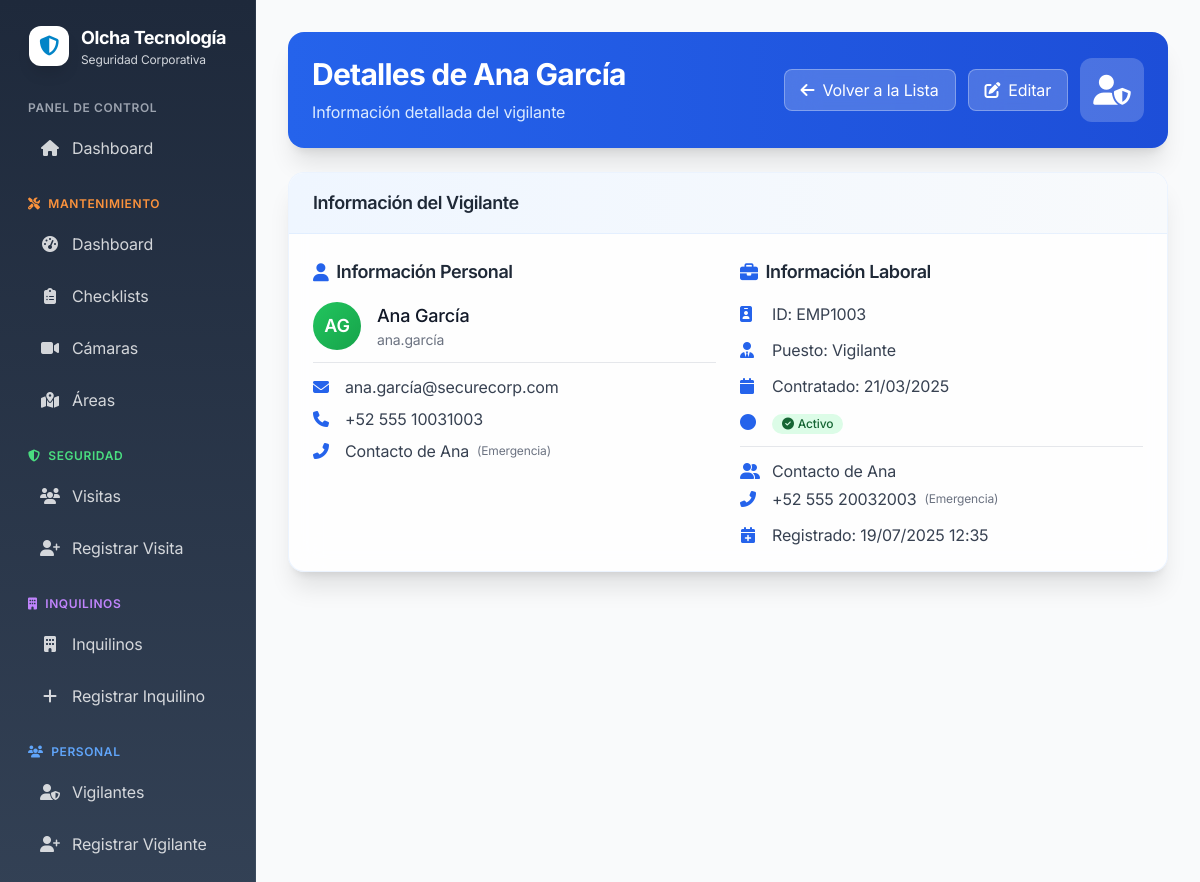
/guards/4/ (signed in), run on the app's committed database.
### guards/models.py (models this page shows, shortened)
class Guard(models.Model):
    GUARD_STATUS_CHOICES = [
        ('activo', 'Activo'),
        ('inactivo', 'Inactivo'),
        ('suspendido', 'Suspendido'),
        ('vacaciones', 'Vacaciones'),
    ]
    POSITION_CHOICES = [
        ('vigilante', 'Vigilante'),
        ('supervisor', 'Supervisor'),
        ('jefe_seguridad', 'Jefe de Seguridad'),
    ]
    user = models.OneToOneField(User, on_delete=models.CASCADE, verbose_name="Usuario")
    employee_id = models.CharField(max_length=20, unique=True, verbose_name="ID de Empleado")
    position = models.CharField(
        max_length=20,
        choices=POSITION_CHOICES,
        default='vigilante',
        verbose_name="Puesto"
    )
    status = models.CharField(
        max_length=15,
        choices=GUARD_STATUS_CHOICES,
        default='activo',
        verbose_name="Estado"
    )
    phone = models.CharField(max_length=20, verbose_name="Teléfono")
    emergency_contact = models.CharField(max_length=150, verbose_name="Contacto de Emergencia")
    emergency_phone = models.CharField(max_length=20, verbose_name="Teléfono de Emergencia")
    hire_date = models.DateField(verbose_name="Fecha de Contratación")
    photo = models.ImageField(upload_to='guards/', blank=True, null=True, verbose_name="Foto")
    assigned_routes = models.ManyToManyField(
        SecurityRoute,
        blank=True,
        verbose_name="Rutas Asignadas",
        help_text="Rutas de rondín asignadas a este vigilante"
    )
    assigned_points = models.ManyToManyField(
        SecurityPoint,
        blank=True,
        verbose_name="Puntos Asignados",
        help_text="Puntos de seguridad específicos asignados"
    )
    created_at = models.DateTimeField(auto_now_add=True, verbose_name="Fecha de Creación")
    updated_at = models.DateTimeField(auto_now=True, verbose_name="Última Actualización")
    class Meta:
        verbose_name = "Vigilante"
        verbose_name_plural = "Vigilantes"
        ordering = ['user__first_name', 'user__last_name']

### guards/views.py (the view)
# urls.py: path('<int:guard_id>/', views.guard_detail, name='guard_detail'),
@login_required
def guard_detail(request, guard_id):
    guard = get_object_or_404(Guard, id=guard_id)
    context = {
        'guard': guard,
        'title': f'Detalles de {guard.user.get_full_name()}'
    }
    return render(request, 'guards/guard_detail.html', context)

### dashboard/models.py (called while the page is built, shortened)
    @classmethod
    def get_active_config(cls):
        config = cls.objects.filter(is_active=True).first()
        return config

### maintenance/templatetags/user_tags.py (called while the page is built)
@register.filter
def is_admin_or_superuser(user):
    if not user.is_authenticated:
        return False
    return user.is_superuser or not user.groups.exists()

### templates/guards/guard_detail.html (shortened to what this page needs)
{% extends 'base.html' %}
{% block content %}
<div class="space-y-6">
    <div class="bg-gradient-to-r from-blue-600 to-blue-700 rounded-2xl p-6 text-white shadow-xl">
        <div class="flex items-center justify-between">
            <div>
                <h1 class="text-3xl font-bold mb-2">{{ title }}</h1>
                <p class="text-blue-100">Información detallada del vigilante</p>
            </div>
            <div class="flex items-center space-x-3">
                <a href="{% url 'dashboard:guards_list' %}" class="bg-white/20 hover:bg-white/30 text-white px-4 py-2 rounded-lg transition-colors backdrop-blur-lg border border-white/30">
                    <i class="fas fa-arrow-left mr-2"></i>Volver a la Lista
                </a>
                <a href="{% url 'guards:guard_edit' guard.id %}" class="bg-white/20 hover:bg-white/30 text-white px-4 py-2 rounded-lg transition-colors backdrop-blur-lg border border-white/30">
                    <i class="fas fa-edit mr-2"></i>Editar
                </a>
                <div class="w-16 h-16 bg-white/20 rounded-xl flex items-center justify-center">
                    <i class="fas fa-user-shield text-3xl"></i>
                </div>
            </div>
        </div>
    </div>
    <div class="bg-white/80 backdrop-blur-lg rounded-2xl shadow-xl border border-blue-200/30 overflow-hidden">
        <div class="bg-gradient-to-r from-blue-50 to-slate-50 px-6 py-4 border-b border-blue-200/30">
            <h3 class="text-lg font-semibold text-gray-800">Información del Vigilante</h3>
        </div>
        <div class="p-6">
            <div class="grid grid-cols-1 lg:grid-cols-2 gap-6">
                <div class="space-y-4">
                    <h4 class="text-lg font-semibold text-gray-800 flex items-center">
                        <i class="fas fa-user mr-2 text-blue-600"></i>Información Personal
                    </h4>
                    <div class="space-y-3">
                        <div class="flex items-center">
                            <div class="w-12 h-12 bg-gradient-to-br from-green-500 to-green-600 rounded-full flex items-center justify-center mr-4">
                                <span class="text-white text-lg font-semibold">
                                    {{ guard.user.first_name.0|upper }}{{ guard.user.last_name.0|upper }}
                                </span>
                            </div>
                            <div>
                                <div class="text-lg font-medium text-gray-900">{{ guard.user.get_full_name }}</div>
                                <div class="text-sm text-gray-500">{{ guard.user.username }}</div>
                            </div>
                        </div>
                        <div class="border-t pt-3 space-y-2">
                            <div class="flex items-center">
                                <i class="fas fa-envelope text-blue-600 w-5"></i>
                                <span class="ml-3 text-gray-700">{{ guard.user.email }}</span>
                            </div>
                            {% if guard.phone %}
                                <div class="flex items-center">
                                    <i class="fas fa-phone text-blue-600 w-5"></i>
                                    <span class="ml-3 text-gray-700">{{ guard.phone }}</span>
                                </div>
                            {% endif %}
                            {% if guard.emergency_contact %}
                                <div class="flex items-center">
                                    <i class="fas fa-phone-alt text-blue-600 w-5"></i>
                                    <span class="ml-3 text-gray-700">{{ guard.emergency_contact }}</span>
                                    <span class="ml-2 text-xs text-gray-500">(Emergencia)</span>
                                </div>
                            {% endif %}
                        </div>
                    </div>
                </div>
                <div class="space-y-4">
                    <h4 class="text-lg font-semibold text-gray-800 flex items-center">
                        <i class="fas fa-briefcase mr-2 text-blue-600"></i>Información Laboral
                    </h4>
                    <div class="space-y-3">
                        {% if guard.employee_id %}
                            <div class="flex items-center">
                                <i class="fas fa-id-badge text-blue-600 w-5"></i>
                                <span class="ml-3 text-gray-700">ID: {{ guard.employee_id }}</span>
                            </div>
                        {% endif %}
                        {% if guard.position %}
                            <div class="flex items-center">
                                <i class="fas fa-user-tie text-blue-600 w-5"></i>
                                <span class="ml-3 text-gray-700">Puesto: {{ guard.get_position_display }}</span>
                            </div>
                        {% endif %}
                        {% if guard.hire_date %}
                            <div class="flex items-center">
                                <i class="fas fa-calendar text-blue-600 w-5"></i>
                                <span class="ml-3 text-gray-700">Contratado: {{ guard.hire_date|date:"d/m/Y" }}</span>
                            </div>
                        {% endif %}
                        <div class="flex items-center">
                            <i class="fas fa-circle text-blue-600 w-5"></i>
                            <span class="ml-3">
                                {% if guard.status == 'activo' %}
                                    <span class="inline-flex items-center px-2.5 py-0.5 rounded-full text-xs font-medium bg-green-100 text-green-800">
                                        <i class="fas fa-check-circle mr-1"></i>{{ guard.get_status_display }}
                                    </span>
                                {% elif guard.status == 'inactivo' %}
                                    <span class="inline-flex items-center px-2.5 py-0.5 rounded-full text-xs font-medium bg-red-100 text-red-800">
                                        <i class="fas fa-times-circle mr-1"></i>{{ guard.get_status_display }}
                                    </span>
                                {% elif guard.status == 'suspendido' %}
                                    <span class="inline-flex items-center px-2.5 py-0.5 rounded-full text-xs font-medium bg-orange-100 text-orange-800">
                                        <i class="fas fa-pause-circle mr-1"></i>{{ guard.get_status_display }}
                                    </span>
                                {% else %}
                                    <span class="inline-flex items-center px-2.5 py-0.5 rounded-full text-xs font-medium bg-blue-100 text-blue-800">
                                        <i class="fas fa-info-circle mr-1"></i>{{ guard.get_status_display }}
                                    </span>
                                {% endif %}
                            </span>
                        </div>
                        {% if guard.emergency_contact %}
                            <div class="border-t pt-3">
                                <div class="flex items-center">
                                    <i class="fas fa-user-friends text-blue-600 w-5"></i>
                                    <span class="ml-3 text-gray-700">{{ guard.emergency_contact }}</span>
                                </div>
                                {% if guard.emergency_phone %}
                                    <div class="flex items-center mt-1">
                                        <i class="fas fa-phone-alt text-blue-600 w-5"></i>
                                        <span class="ml-3 text-gray-700">{{ guard.emergency_phone }}</span>
                                        <span class="ml-2 text-xs text-gray-500">(Emergencia)</span>
                                    </div>
                                {% endif %}
                            </div>
                        {% endif %}
                        <div class="flex items-center">
                            <i class="fas fa-calendar-plus text-blue-600 w-5"></i>
                            <span class="ml-3 text-gray-700">Registrado: {{ guard.created_at|date:"d/m/Y H:i" }}</span>
                        </div>
                    </div>
                </div>
            </div>
        </div>
    </div>
</div>
{% endblock %}

### static/css/mobile.css (style rules this page uses)
:root { --primary-color: #0ea5e9; --primary-dark: #0284c7; --success-color: #10b981; --error-color: #ef4444; --warning-color: #f59e0b; --background-color: #f8fafc; --card-background: #ffffff; --text-primary: #1f2937; --text-secondary: #6b7280; --border-color: rgba(0, 0, 0, 0.1); --shadow-light: 0 1px 3px rgba(0, 0, 0, 0.1); --shadow-medium: 0 4px 12px rgba(0, 0, 0, 0.15); --border-radius: 16px; --border-radius-small: 8px; }

### templates/base.html (style rules this page uses)
* { font-family: 'Inter', 'Roboto', system-ui, -apple-system, BlinkMacSystemFont, sans-serif; -webkit-font-smoothing: antialiased; -moz-osx-font-smoothing: grayscale; text-rendering: optimizeLegibility; -webkit-tap-highlight-color: transparent; }
body { font-feature-settings: "cv01", "cv03", "cv04", "cv11"; letter-spacing: -0.01em; overflow-x: hidden; }
h1, h2, h3, h4, h5, h6 { font-family: 'Inter', system-ui, -apple-system, sans-serif; font-weight: 600; line-height: 1.2; letter-spacing: -0.025em; }
html { scroll-behavior: smooth; }

### data on the page
Guard: user.first_name.0 "A", user.last_name.0 "G", user.get_full_name "Ana García", user.username "ana.garcía", user.email "ana.garcía@securecorp.com", phone "+52 555 10031003", emergency_contact "Contacto de Ana", employee_id "EMP1003", position "Vigilante", hire_date "21/03/2025", status "Activo", emergency_phone "+52 555 20032003", created_at "19/07/2025 12:35"

### other printed values
{{ title }} "Detalles de Ana García"
